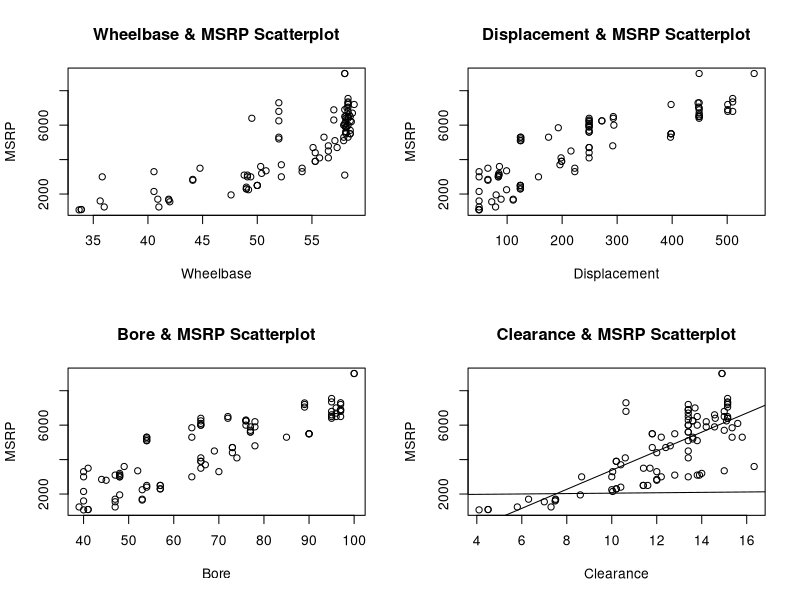
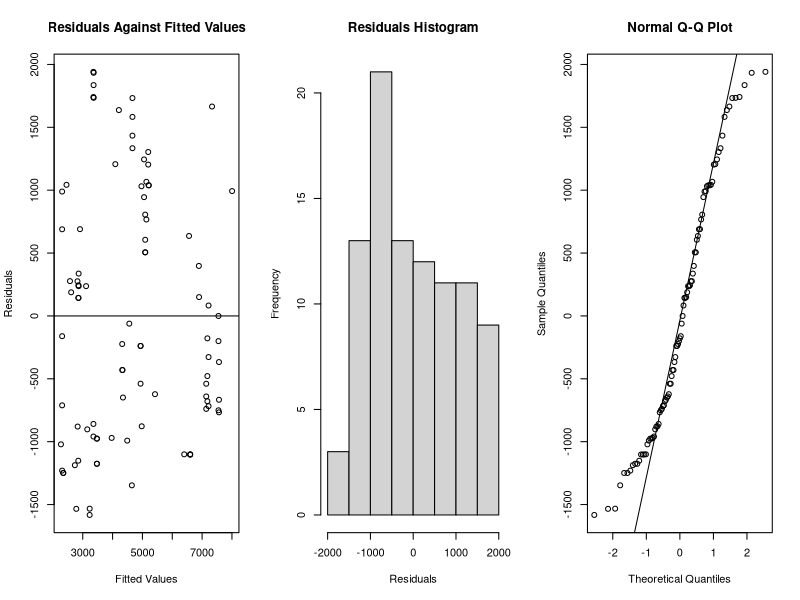
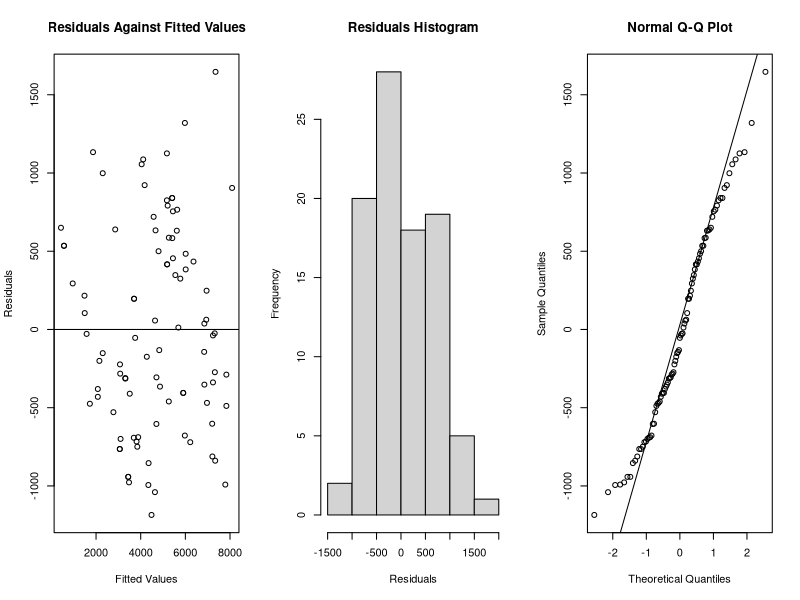
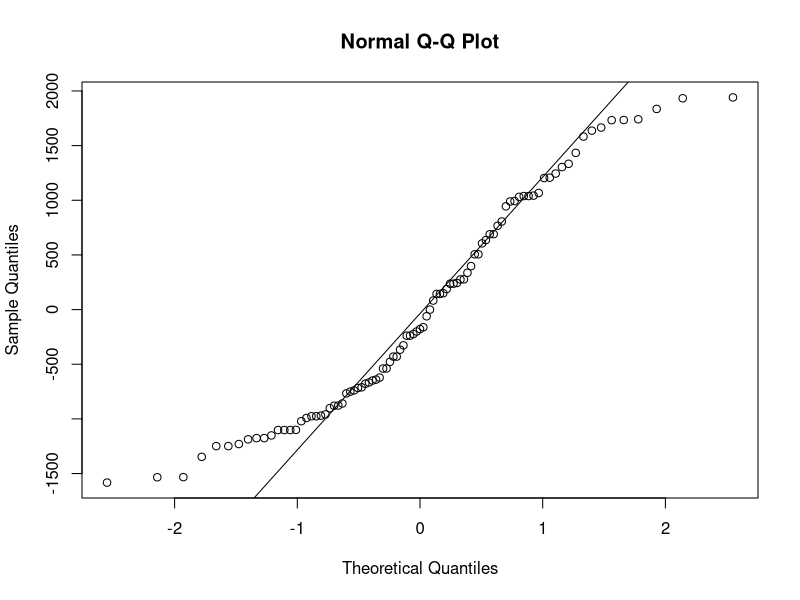
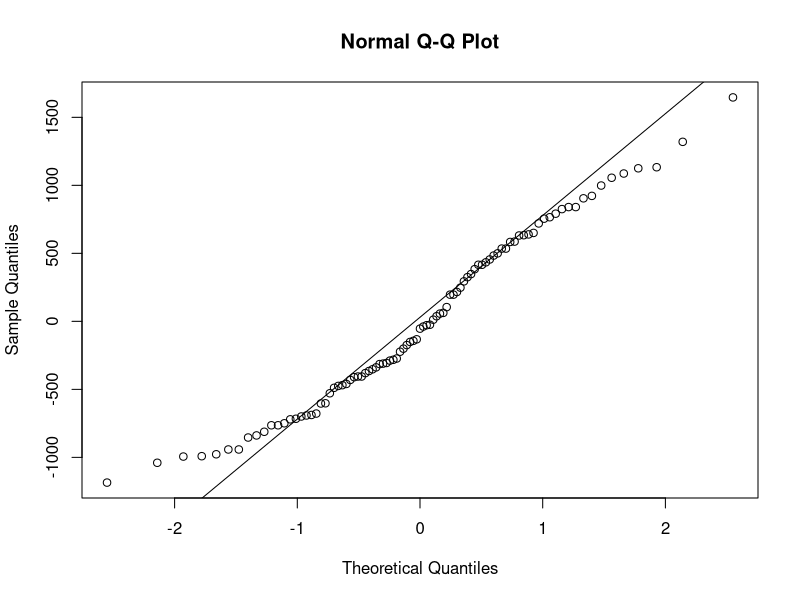
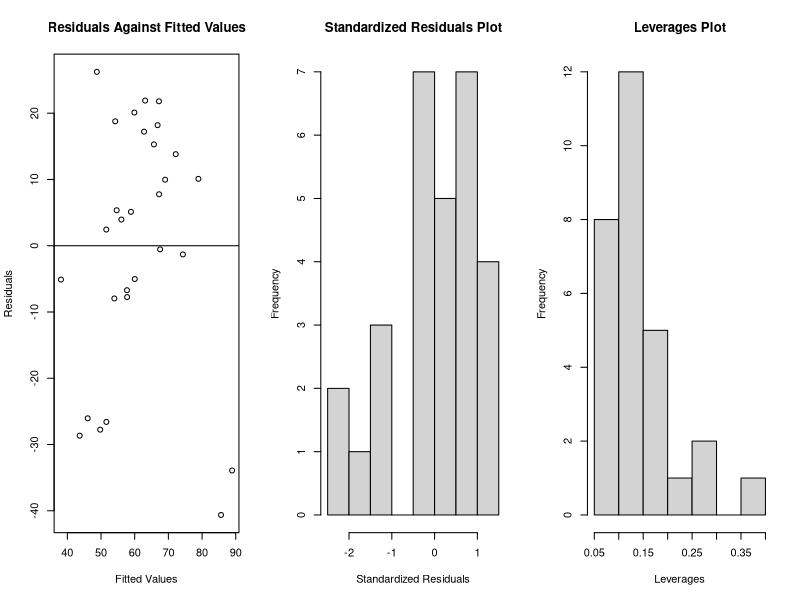
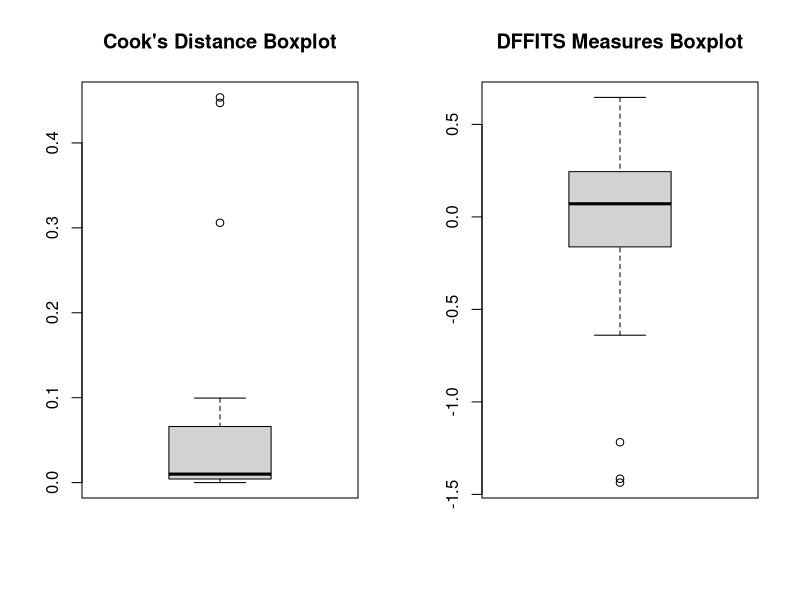
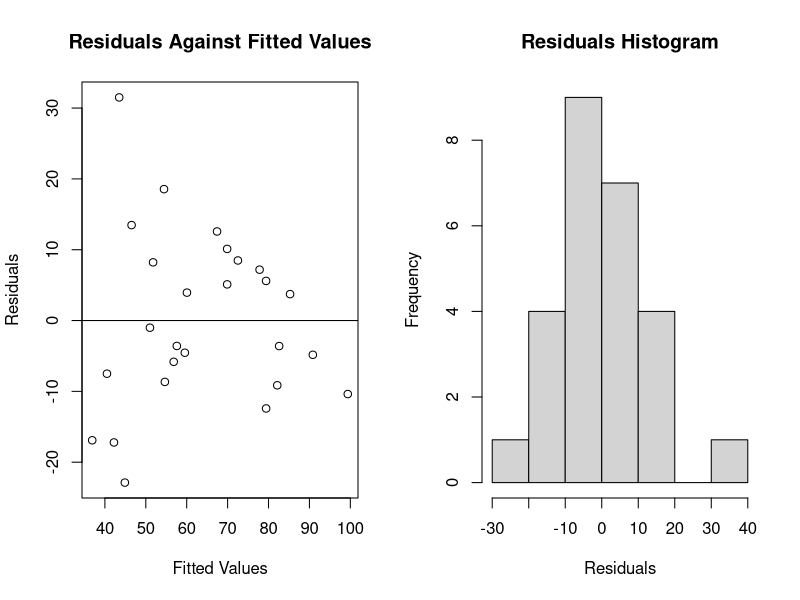

Reproduce these figures in R, in order.
#################################################
##################### SLR 3 #####################
#################################################

motor = read.table('Motorcycles.txt', sep = '\t', header = TRUE)

# 1. check linear by scaterplot
par(mfrow = c(2,2))

plot(motor$Wheelbase,motor$MSRP, 
     xlab = "Wheelbase", ylab = "MSRP",
     main = "Wheelbase & MSRP Scatterplot")
plot(motor$Displacement, motor$MSRP, 
     xlab = "Displacement", ylab = "MSRP",
     main = "Displacement & MSRP Scatterplot")
plot(motor$Bore, motor$MSRP, 
     xlab = "Bore", ylab = "MSRP",
     main = "Bore & MSRP Scatterplot")
plot(motor$Clearance, motor$MSRP, 
     xlab = "Clearance", ylab = "MSRP",
     main = "Clearance & MSRP Scatterplot")
model = lm(motor$MSRP~motor$Wheelbase, data = motor)
summary(model)
abline(model)

model1 = lm(motor$MSRP~motor$Displacement, data = motor)
summary(model1)
abline(model1)

model2 = lm(motor$MSRP~motor$Bore, data = motor)
summary(model2)
abline(model2)

model3 = lm(motor$MSRP~motor$Clearance, data = motor)
summary(model3)
abline(model3)

# 2. fit multiple model + report R^2, adjusted R^2 and coef
model = lm(MSRP~Displacement + Bore, data = motor)
summary(model)

#3. check model's assumption: residual plot, hist, normal QQ
#par(mfrow = c(1,2))
# plot(factor(motor$Displacement), motor$MSRP, xlab = 'Displacement', 
#      ylab = 'MSRP', main = 'Displacement & MSRP Boxplot') 
# plot(factor(motor$Bore), motor$MSRP, xlab = 'Bore', ylab = 'MSRP',
#      main = 'Bore & MSRP Boxplot')

par(mfrow = c(1,3))
plot(model$fitted.values, model$residuals, xlab = "Fitted Values", 
     ylab = "Residuals", main = "Residuals Against Fitted Values")
abline(0,0)

hist(model$residuals, main = 'Residuals Histogram', xlab = 'Residuals')
qqnorm(model$residuals)
qqline(model$residuals)

# 4. hypo test based on summary

# 5. propose a new multiple regression and compare (r^2, coef, hypo test) 
# and assumption: try fitting with different predictors
model1 = lm(MSRP~Displacement + Bore + Clearance, data = motor)
summary(model1)
par(mfrow = c(1,3))
plot(model1$fitted.values, model1$residuals, xlab = "Fitted Values", 
     ylab = "Residuals", main = "Residuals Against Fitted Values")
abline(0,0)

hist(model1$residuals, main = 'Residuals Histogram', xlab = 'Residuals')

qqnorm(model1$residuals)
qqline(model1$residuals)

model2 = lm(MSRP~Displacement + Clearance, data = motor)
summary(model2)

par(mfrow = c(1,1))
qqnorm(model$residuals)
qqline(model$residuals)

qqnorm(model1$residuals)
qqline(model1$residuals)

# plot(motor$Wheelbase, motor$MSRP)
# plot((motor$Wheelbase)^2, motor$MSRP)
# plot(exp(motor$Wheelbase), motor$MSRP)
# plot(log10(motor$Wheelbase), motor$MSRP)
# plot(sqrt(motor$Wheelbase), motor$MSRP)
# plot(1/(motor$Wheelbase), motor$MSRP)
# plot(exp(-(motor$Wheelbase)), motor$MSRP)
# 
# plot(motor$Clearance, motor$MSRP)
# plot((motor$Clearance)^2, motor$MSRP)
# plot(exp(motor$Clearance), motor$MSRP)
# plot(log10(motor$Clearance), motor$MSRP)
# plot(sqrt(motor$Clearance), motor$MSRP)
# plot(1/(motor$Clearance), motor$MSRP)
# plot(exp(-(motor$Clearance)), motor$MSRP)

#################################################
##################### SLR 5 #####################
#################################################

pizza = read.table('Pizza_ratings.txt', sep = '\t', header = TRUE)

# 1. regression Score on Calories, Type and Fat. 
# Write down the fitted model. interpret the coefficient of Type? 
# Is that coefficient statistically significant? Explain.

model = lm(Score~Calories+Type+Fat, data=pizza)
summary(model)
str(pizza)
# pizza$Type =  as.factor(pizza$Type)
# str(pizza)
# pizza$Type
# library(lme4)

# plot its residuals against predicted values. any unusual observations? 
# identify them and find their standardized residuals, 
# leverages, Cook’s distances and DFFITS measures. 
# Are they influential pts? any other influential case you can find? 
# identify the corresponding pizza.
par(mfrow = c(1,3))

std.res = rstandard(model)
lev = hatvalues(model)

plot(model$fitted.values, model$residuals, xlab = "Fitted Values", 
     ylab = "Residuals", main = "Residuals Against Fitted Values")
abline(0,0)

hist(std.res, xlab = "Standardized Residuals", main = "Standardized Residuals Plot")
hist(lev, xlab = "Leverages", main = "Leverages Plot")

pizza[which(abs(std.res) >= 3), c(2, 4, 6, 5)] 
## c la column name; 2 la y

lev_cut = 3*length(model$coefficients)/dim(pizza)[1]
# 1 la n
pizza[which(lev > lev_cut), c(2, 4, 6, 5)]

cook_d = cooks.distance(model)
dffit = dffits(model)

par(mfrow = c(1,2))
boxplot(cook_d, main = "Cook's Distance Boxplot")
boxplot(dffit, main = "DFFITS Measures Boxplot")

which(cook_d > (4/dim(pizza)[1]))
#pizza[which.max(cook_d), c(2, 4, 6, 5)]

dffits_cut = 2*sqrt(length(model$coefficients)/
                      (dim(pizza)[1] - length(model$coefficients)))
which(abs(dffit) > dffits_cut)
#pizza[which.max(abs(dffit)), c(2, 4, 6, 5)]
pizza[12, ]
pizza[16, ]
pizza[29, ]

#abs(dffit)
#dffits_cut

#3. remove influential, refit, compare and check assumption
#influentiall = as.numeric(names(cook_d)[(cook_d > (4/dim(pizza)[1]))])

influential = as.numeric(names(dffit)[abs(dffit) > dffits_cut]); influential
pizza1 = pizza[-influential,]

model1 = lm(Score~Calories+Type+Fat, data=pizza1)

summary(model1)
summary(model)

par(mfrow = c(1,2))
plot(model1$fitted.values, model1$residuals, xlab = "Fitted Values", 
     ylab = "Residuals", main = "Residuals Against Fitted Values")
abline(0,0)
hist(model1$residuals, xlab = "Residuals", main = "Residuals Histogram")
# qqnorm(model1$residuals)
# qqline(model1$residuals)

# 4. Check for collinearity for Q3
library(car)
vif(model1)
# > 12 is collinearity

# 5. Use full pizza. Interaction between Calories/Type? Add it if neccessary, and interpret.
library(ggplot2)
pizza$Type = as.factor(pizza$Type)
ggplot(pizza, aes(Calories, Score, color = Type, shape = Type)) + 
  geom_point() + 
  geom_smooth(method=lm, se = FALSE, fullrange = TRUE)


model2 = lm(Score~Calories+Type+Fat+Calories*Type, data=pizza)
summary(model2)
str(pizza$Type)
